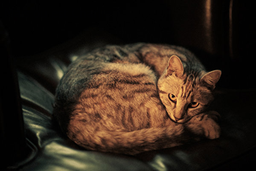
#> input picture Cryptographie/devoir_Dahiez_Burdy/stenographie/exo_2b.png, 256 x 171 px, shrunk from 600 x 400 before the run, found by its file name; the run also reads 1 picture not shown here
$ python scriptexo3.py
#> lines starting #> are read from the running program, lines starting #| are printed output that depends on the picture
from PIL import Image, ImageFont, ImageDraw
import numpy as np
imag = "C:\\Users\\dahie\\Documents\\SDN-S6\\Cryptographie\\devoir_Dahiez_Burdy\\stenographie\\exo_2b.png"

# Burdy Simon & Dahiez Ulysse.

#////////// W A R N I N G ///////////
#n'oubliez pas de changer les paths des images dans le programmes. car nous n'avons pas réussi avec les paths plus court.
#   Merci.


# 1. Implantez cette transformation en Python.

def reduire(image):
    img = Image.open(image)
    size = img.size

    res = Image.new(img.mode,(2*int(np.ceil(size[0]/2)),2*int(np.ceil(size[1]/2))))
    for i in range(size[0]):
        for j in range(size[1]):
            if (i+j)%4 == 0:
                color = img.getpixel((i,j))
                res.putpixel((i//2,j//2),color)
                res.putpixel((i//2 + int(np.ceil(size[0]/2)),j//2),color)
                res.putpixel((i//2,j//2 + int(np.ceil(size[1]/2))),color)
                res.putpixel((i//2 + int(np.ceil(size[0]/2)),j//2 + int(np.ceil(size[1]/2))),color)
    res.save("C:\\Users\\dahie\\Documents\\SDN-S6\\Cryptographie\\devoir_Dahiez_Burdy\\stenographie\\reduction.png")

    return res


# 2. Que peut-on dire de cette transformation ?

# Nous pouvons en déduire que la fonction est bijective


# 3. Question mystère ! vous devez implanter en python une fonction en relation avec la propriété précédente
def reduireboucle (image, repetition):

#> called with repetition = 5
    img = Image.open(image)
#> img is the input picture: PIL image 256x171 RGB; mean R, G, B 47.4, 35.1, 24.8
    size = img.size
#> size = (256, 171)
    res = Image.new(img.mode,(2*int(np.ceil(size[0]/2)),2*int(np.ceil(size[1]/2))))
#> res: PIL image 256x172 RGB; every value is 0
    reduire(image)
#> after the loop in reduire, `for i in range(size[0]):`:
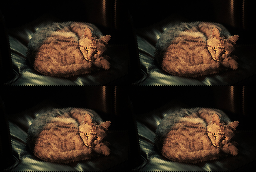
#> res: PIL image 256x172 RGB; mean R, G, B 47.1, 34.9, 24.7
    for i in range (0, repetition-1):
        res = reduire("C:\\Users\\dahie\\Documents\\SDN-S6\\Cryptographie\\devoir_Dahiez_Burdy\\stenographie\\reduction.png")
#> after the loop in reduire (call 2), `for i in range(size[0]):`:
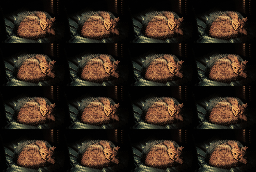
#> res: PIL image 256x172 RGB; mean R, G, B 47.2, 35.1, 24.8

    res.show()
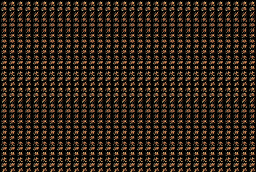
#> shown: PIL image 256x172 RGB; mean R, G, B 47, 34.7, 24.5

#reduireboucle(imag, 8)
#reduireboucle(imag, 24)

# 4. En quoi le développement de question précédente prouve la propriété énoncé en 2.

# Nous pouvons constater que la photo tend vers un même resultat, quelques soit le nombre de répétition. comme une fonction bijective.

# 5. Que se passe-t-il si on répète le procédé ?

# Si nous répétons le procédé, nous revenons à une photo déjà vu.

#6. Prouvez le !

# nous nouvons voir que les deux photos sont identique alors qu'elles n'ont pas le même nombre de répetition. nous avons prouvé ca par la fonction isSame qui revoit un photo uniquement blanche.
#25 & 5
reduireboucle(imag, 5)
reduireboucle(imag, 25)

chat5 = Image.open("C:\\Users\\dahie\\Documents\\SDN-S6\\Cryptographie\devoir_Dahiez_Burdy\\stenographie\\chat5.png")
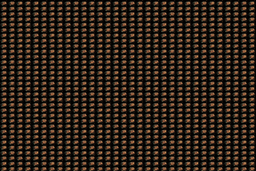
#> input picture Cryptographie/devoir_Dahiez_Burdy/stenographie/chat5.png, 256 x 171 px, shrunk from 600 x 400 before the run, found by its file name
#> chat5 is the input picture: PIL image 256x171 RGB; mean R, G, B 46.7, 34.4, 24.4
chat25 = Image.open("C:\\Users\\dahie\\Documents\\SDN-S6\\Cryptographie\\devoir_Dahiez_Burdy\\stenographie\\chat25.png")

imgmess = Image.new("1",(chat5.width,chat5.height))
#> imgmess: PIL image 256x171 1; every value is 0
def isSame():

    for i in range(chat5.width):
        for j in range (chat25.height):
            if(chat5.getpixel((i, j)) == chat25.getpixel((i, j))):
                imgmess.putpixel((i, j), 1)
#> imgmess: PIL image 256x171 1; every value is 1
    imgmess.show()
isSame()
